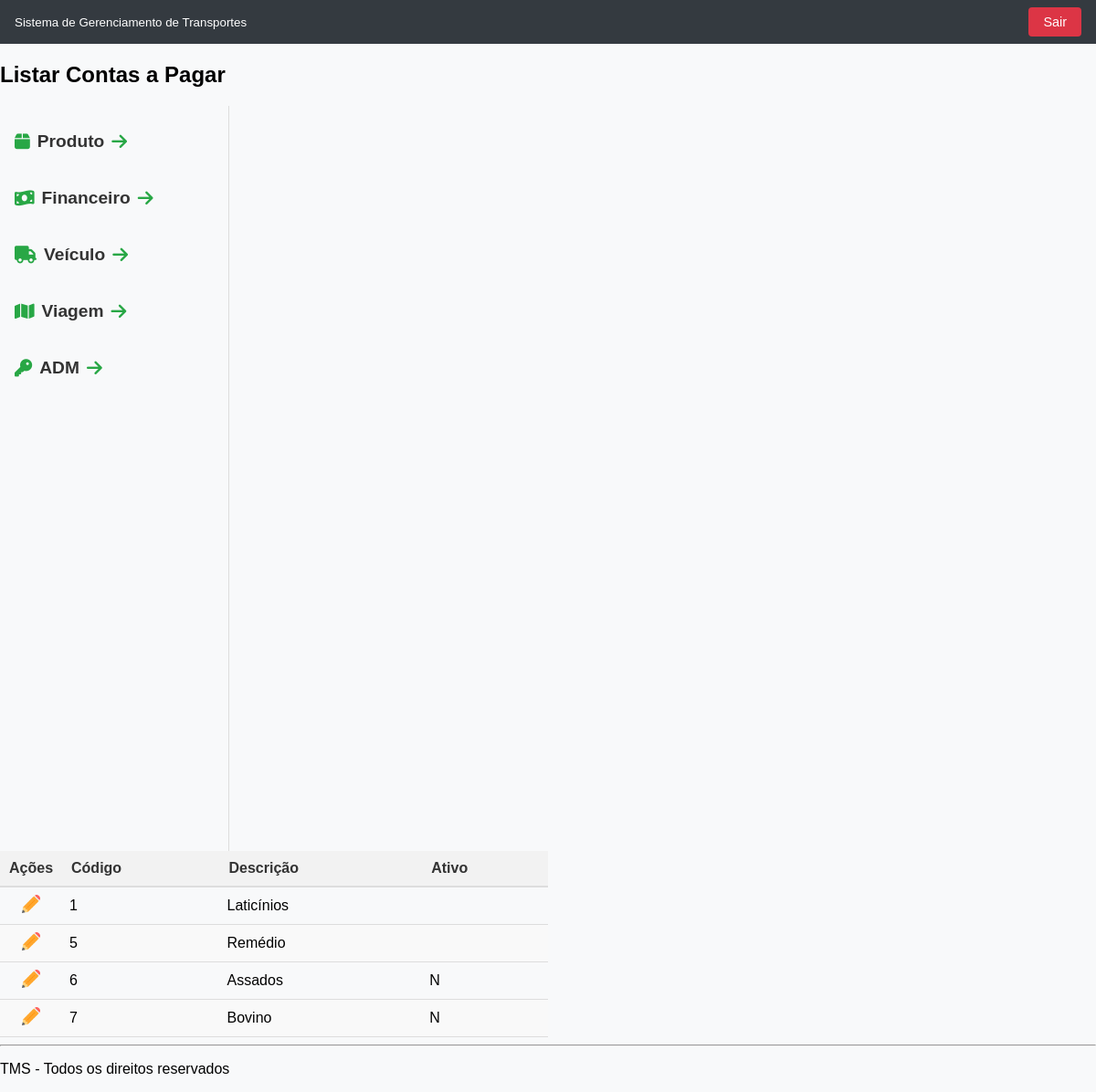
/tcc/categoria, run on an earlier commit of the app's database.
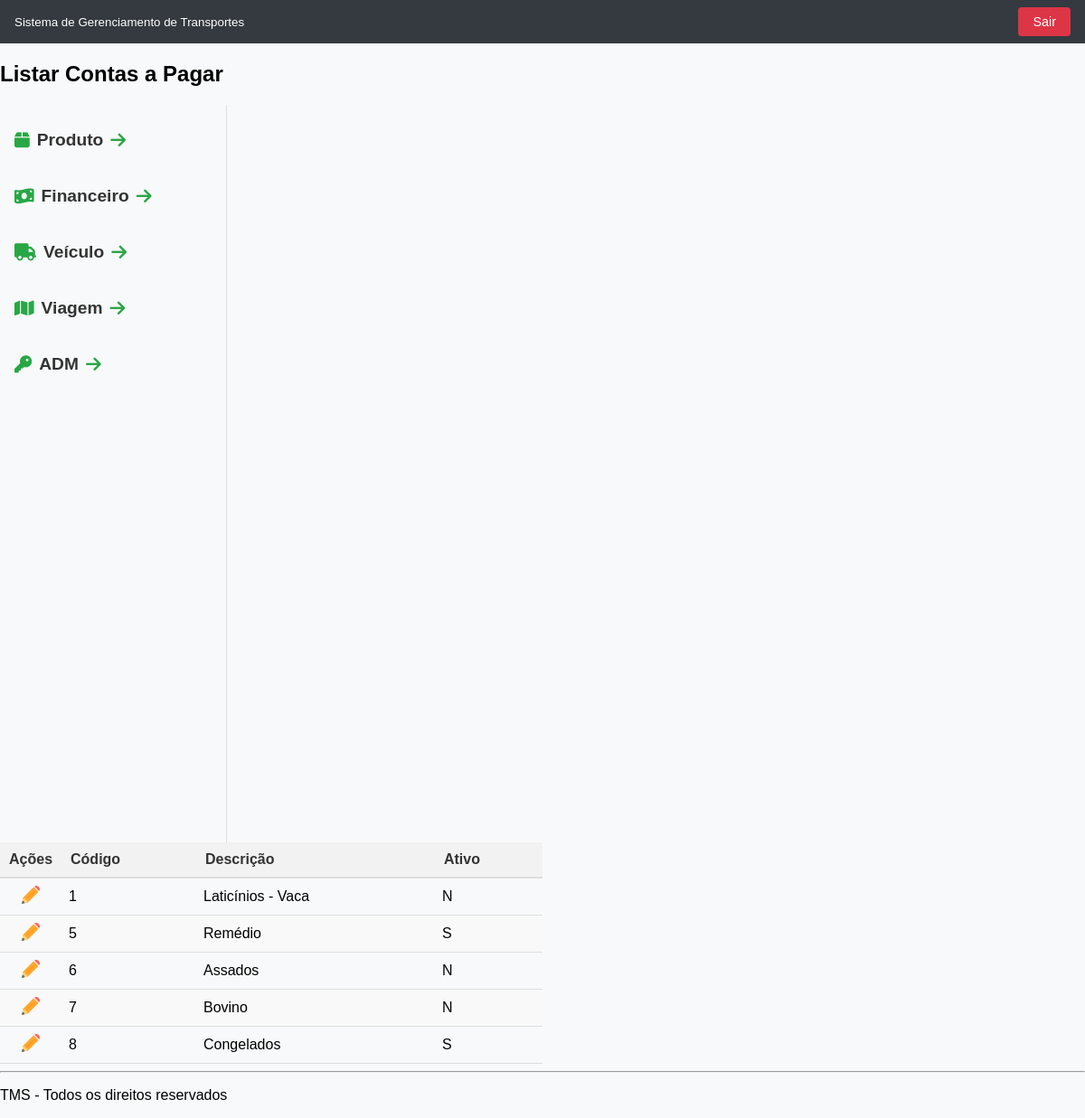
And on a later commit of the database.
### tables this page shows
CREATE TABLE `categoria` (
  `id` int(11) NOT NULL,
  `descricao` varchar(30) NOT NULL,
  `ativo` varchar(1) NOT NULL
);

### tcc/index.php (called while the page is built, shortened)
<?php
$uri_parse = parse_url($_SERVER['REQUEST_URI'], PHP_URL_PATH);
include 'rotas.php';

### tcc/Controller/CategoriaController.php (called while the page is built, shortened)
<?php
class CategoriaController{
    public static function index(){
        $categoria_DAO = new CategoriaDAO();
        $lista_categ = $categoria_DAO->getAllRows();
        $total_categ = count($lista_categ);
        include 'View/modulos/categoria/listar_categoria.php';
    }
}

### tcc/DAO/MySQL.php (called while the page is built)
<?php
class MySQL extends PDO{
    private $host       = "localhost";
    private $usuario    = "root";
    private $senha      = "";
    private $db         = "tcc";
    private $opcoes = array(PDO::ATTR_ERRMODE => PDO::ERRMODE_EXCEPTION);
    public function __construct(){
        $dsn = "mysql:host=".$this->host.";dbname=".$this->db;
        return parent::__construct($dsn, $this->usuario, $this->senha, $this->opcoes);
    }
}

### tcc/DAO/categoriaDAO.php (called while the page is built, shortened)
<?php
class CategoriaDAO{
    private $conexao;
    public function __construct(){
        include_once "MySQL.php";
        $this->conexao = new MySQL();
    }
    public function getAllRows(){
        $stmt = $this->conexao->prepare("SELECT * FROM categoria");
        $stmt->execute();
        $arr_categoria = array();
        while($f = $stmt->fetchObject()){
            $arr_categoria[] = $f;
        }
        return $arr_categoria;
    }
}

### tcc/View/modulos/categoria/listar_categoria.php (the view, shortened to what this page needs)
<!DOCTYPE html>
<html lang="en">
<head>
</head>
<body>
    <div class="header">
        <?php include PATH_VIEW . 'includes/cabecalho.php' ?>
    </div>
    <div class="titulo-pagina">
        <h2>Listar Contas a Pagar</h2>
    </div>
    <div class="menu">
        <?php include PATH_VIEW . 'includes/menu.php' ?>
    </div>
    <main>
    <table>
        <thead>
            <tr>
                <th>Ações</th>
                <th>Código</th>
                <th>Descrição</th>
                <th>Ativo</th>
            </tr>
        </thead>
        <tbody>
            <?php for($i=0; $i<$total_categ; $i++): ?>
            <tr>
                <td class="icon">
                    <a href="/tcc/categoria/ver?id=<?= $lista_categ[$i]->id ?>">
                        <img class="icon" title="Editar" src="/tcc/View/includes/imagem/lapis.png" alt="Ícone de Lápis">
                    </a>
                </td>
                <td><?= $lista_categ[$i]->id ?></td>
                <td><?= $lista_categ[$i]->descricao ?></td>
                <td><?= $lista_categ[$i]->ativo ?></td>
            </tr>
            <?php endfor; ?>
        </tbody>
    </table>
    </main>
    <?php include PATH_VIEW . 'includes/rodape.php' ?>
</body>
</html>

### tcc/rotas.php (shortened to what this page needs)
<?php
try{
    switch($uri_parse){
        case '/tcc/categoria':
            CategoriaController::index();
        break;
    }
}
catch(Exception $e){
    echo 'Deu erro ' . $e->getMessage();
}

### tcc/View/includes/cabecalho.php (shortened to what this page needs)
<!DOCTYPE html>
<html lang="pt-BR">
<head>
</head>
<body>
    <header>
        <div class="container">
            <small>Sistema de Gerenciamento de Transportes</small>
            <div class="user-info">
                <a href="?sair=true" class="logout-btn">Sair</a>
            </div>
        </div>
    </header>
</body>
</html>

### tcc/View/includes/menu.php (shortened to what this page needs)
<!DOCTYPE html>
<html lang="pt-BR">
<head>
    <link rel="stylesheet" href="https://cdnjs.cloudflare.com/ajax/libs/font-awesome/6.0.0-beta3/css/all.min.css">
</head>
<body>
    <nav class="nav">
        <div class="nav-group">
            <div class="nav-group-title"><i class="fas fa-box"></i>Produto<i class="fa-solid fa-arrow-right"></i></div>
        </div>
        <div class="nav-group">
            <div class="nav-group-title"><i class="fas fa-money-bill-wave"></i>Financeiro<i class="fa-solid fa-arrow-right"></i></div>
        </div>
        <div class="nav-group">
            <div class="nav-group-title"><i class="fas fa-truck"></i>Veículo<i class="fa-solid fa-arrow-right"></i></div>
        </div>
        <div class="nav-group">
            <div class="nav-group-title"><i class="fas fa-map"></i>Viagem<i class="fa-solid fa-arrow-right"></i></div>
        </div>
        <div class="nav-group">
            <div class="nav-group-title"><i class="fas fa-key"></i>ADM<i class="fa-solid fa-arrow-right"></i></div>
        </div>
    </nav>
</body>
</html>

### tcc/View/includes/rodape.php
<foter>
    <hr/>
    <p>TMS - Todos os direitos reservados</p>
</foter>

### tcc/View/modulos/categoria/listar_categoria.php (style rules this page uses)
table { width: 50%; border-collapse: collapse; font-family: Arial, sans-serif; }
thead th { background-color: #f2f2f2; color: #333; padding: 10px; border-bottom: 2px solid #ddd; text-align: left; }
tbody td { padding: 8px; border-bottom: 1px solid #ddd; }
tbody tr:nth-child(even) { background-color: #f9f9f9; }
td a { color: #007bff; text-decoration: none; }
.icon { width: 20px; height: 20px; text-align: center; }

### tcc/View/includes/cabecalho.php (style rules this page uses)
body { font-family: 'Poppins', sans-serif; background-color: #f4f4f4; margin: 0; padding: 0; }
header { background-color: #343a40; color: #fff; padding: 1rem 0; display: flex; justify-content: space-between; align-items: center; }
.container { max-width: 1200px; margin: 0 auto; padding: 0 1rem; display: flex; justify-content: space-between; align-items: center; width: 100%; }
.user-info { font-size: 0.9rem; }
.logout-btn { background-color: #dc3545; color: #fff; padding: 0.5rem 1rem; border: none; border-radius: 4px; text-decoration: none; cursor: pointer; }

### tcc/View/includes/menu.php (style rules this page uses)
body { font-family: 'Poppins', sans-serif; margin: 0; background-color: #f8f9fa; }
.nav { width: 250px; height: 100vh; background-color: #f8f9fa; border-right: 1px solid #ddd; padding-top: 1rem; overflow-y: auto; }
.nav-group { margin-bottom: 1rem; }
.nav-group-title { font-size: 1.2rem; font-weight: bold; padding: 0.75rem 1rem; color: #333; border-radius: 4px; cursor: pointer; display: flex; align-items: center; gap: 0.5rem; transition: background-color 0.3s ease, color 0.3s ease; }
.nav-group-title i { color: #28a745; }

What changed in the data, as far as the page shows it:
changed categoria id 1: descricao "Laticínios" → "Laticínios - Vaca"; ativo (not shown) → "N"
changed categoria "Remédio": ativo (not shown) → "S"
added categoria: id "8", descricao "Congelados", ativo "S"
